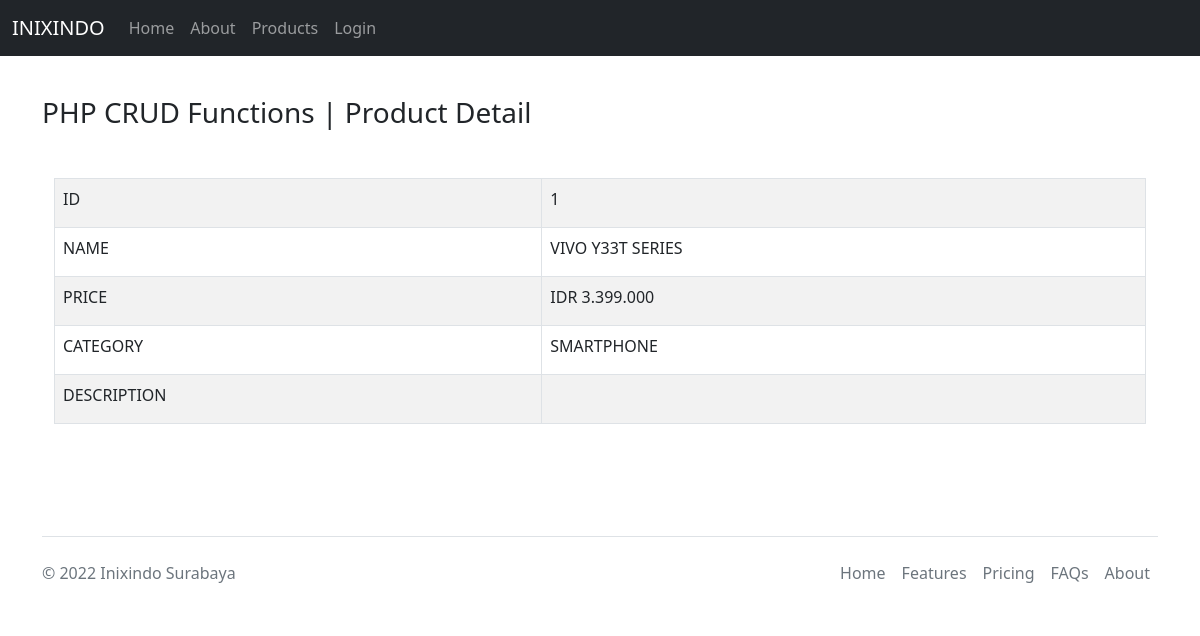
/product_view.php?view_id=1, run on the app's committed database.
### tables this page shows
CREATE TABLE `products` (
  `id` int(15) NOT NULL,
  `name` varchar(70) NOT NULL,
  `price` decimal(10,0) NOT NULL,
  `description` text DEFAULT NULL,
  `category` varchar(50) NOT NULL,
  `created_at` timestamp NOT NULL DEFAULT current_timestamp()
);

### product_view.php (the view)
<?php
include "./layouts/headers.php";
include_once "./config/dbconfig.php";
if (isset($_GET['view_id'])) {
    $sql_query = "SELECT * FROM products WHERE id = " . $_GET['view_id'];
    $result_set = mysqli_query($con, $sql_query);
    $fetched_row = mysqli_fetch_array($result_set, MYSQLI_ASSOC);
}
?>
<body>
    <?php include "./layouts/navbar.php"; ?>
    <div class="container mt-5 mb-5 py-5">
        <div>
            <h3>PHP CRUD Functions | Product Detail</h3>
        </div>
        <div class="container mt-5">
            <table class="table table-striped table-bordered table-hover">
                <tr>
                    <td><label for="id" class="form-label">ID</label></td>
                    <td><?php echo $fetched_row["id"]; ?></td>
                </tr>
                <tr>
                    <td><label for="name" class="form-label">NAME</label></td>
                    <td><?php echo $fetched_row["name"]; ?></td>
                </tr>
                <tr>
                    <td><label for="price" class="form-label">PRICE</label></td>
                    <td><?php echo "IDR " . number_format($fetched_row["price"], 0, ",", "."); ?></td>
                </tr>
                <tr>
                    <td><label for="category" class="form-label">CATEGORY</label></td>
                    <td><?php echo $fetched_row["category"]; ?></td>
                </tr>
                <tr>
                    <td><label for="description" class="form-label">DESCRIPTION</label></td>
                    <td><?php echo $fetched_row["description"]; ?></td>
                </tr>
            </table>
        </div>
    </div>
</body>
<?php
include "./layouts/footer.php";
?>

### data on the page
products: id "1", name "VIVO Y33T SERIES", price "3.399.000", category "SMARTPHONE"
